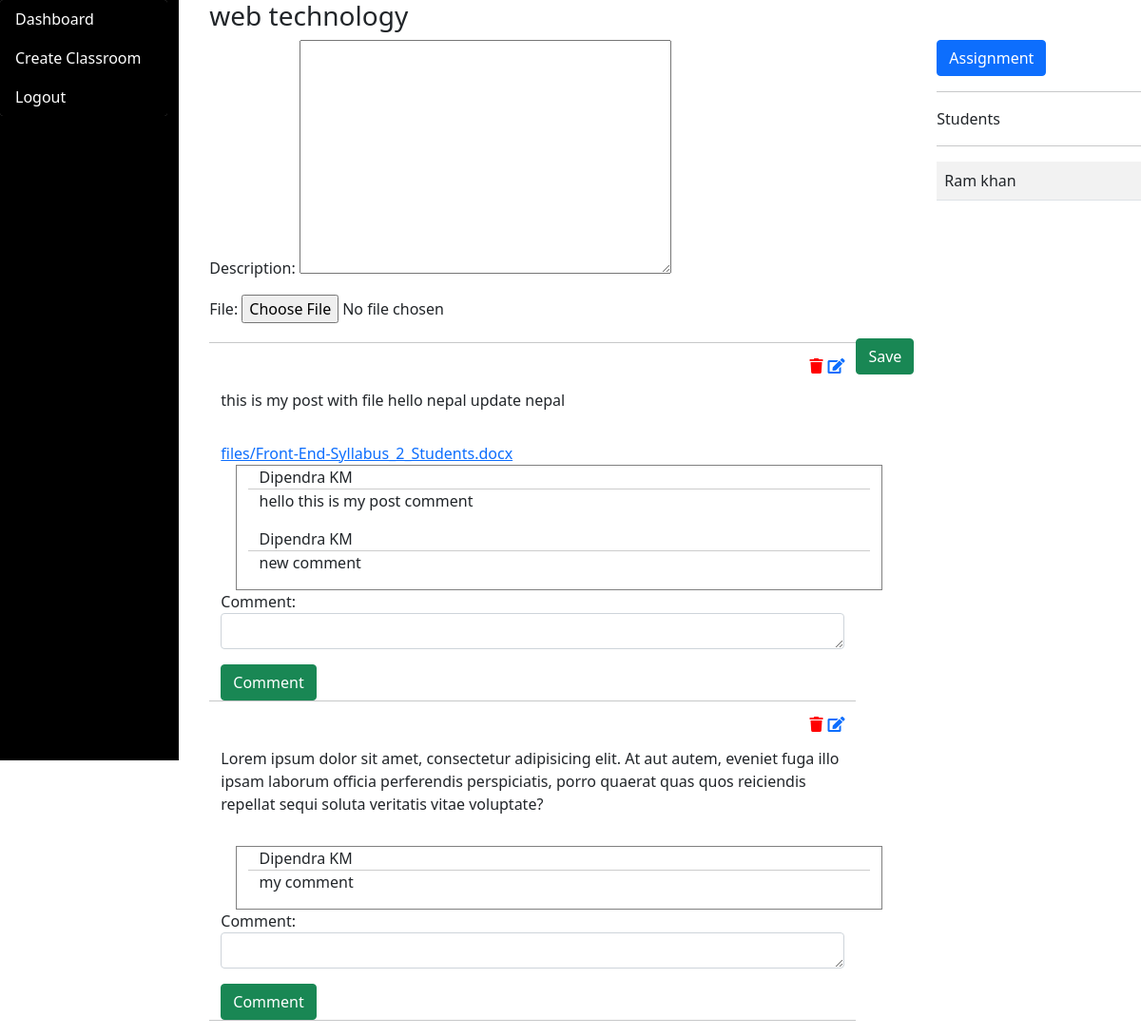
/classroom/courseDetails/5/ (signed in), run on an earlier commit of the app's database.
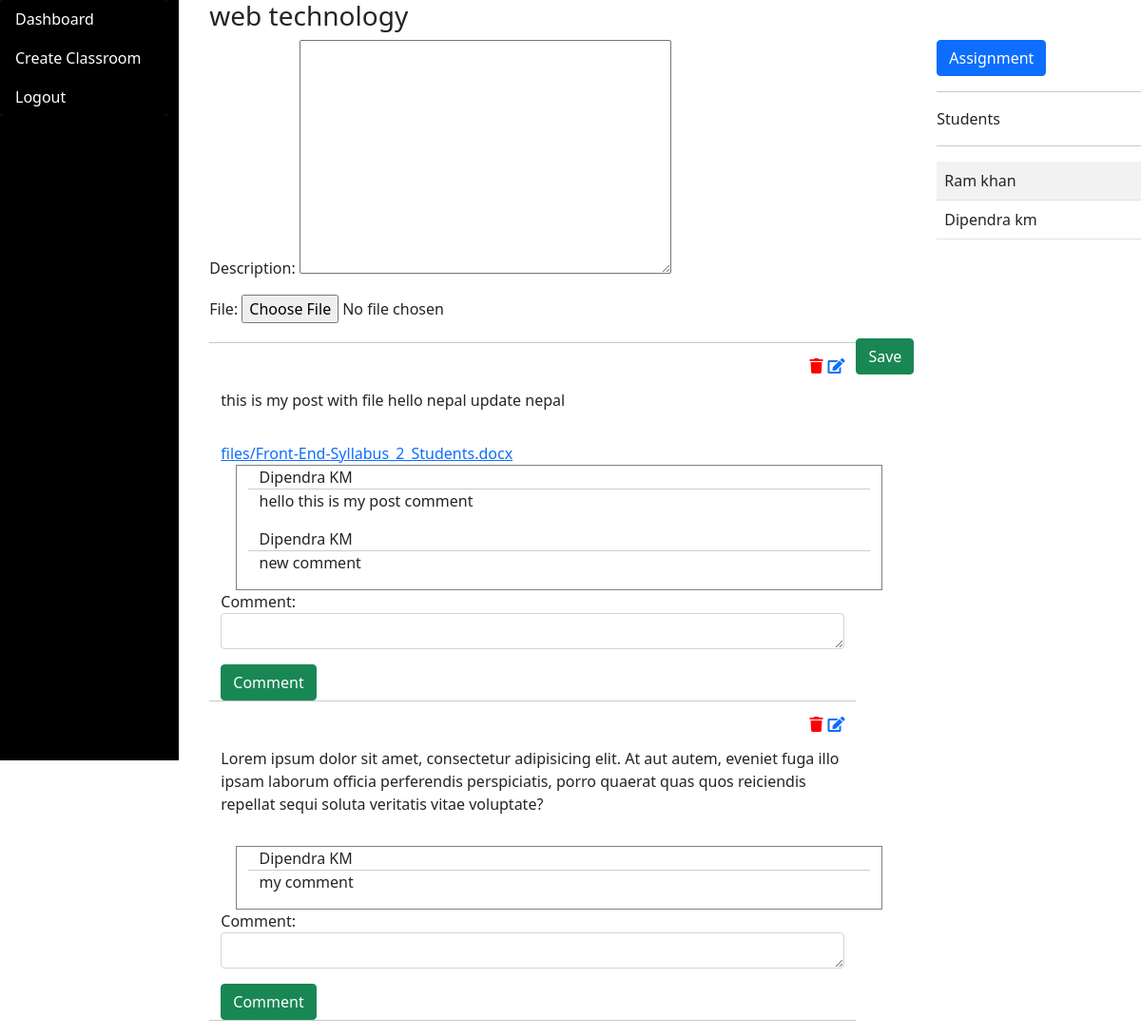
And on a later commit of the database.
### assignment/models.py (models this page shows, shortened)
class Post(models.Model):
    description = models.TextField()
    file = models.FileField(upload_to='files/',blank=True,null=True)
    classroom = models.ForeignKey(ClassRoom,on_delete=models.CASCADE)
    user = models.ForeignKey(User,on_delete=models.CASCADE)

class Comment(models.Model):
    comment = models.TextField()
    post = models.ForeignKey(Post,on_delete=models.CASCADE)
    user = models.ForeignKey(User,on_delete=models.CASCADE)

### myUser/models.py (models this page shows, shortened)
class User(AbstractBaseUser):
    email = models.EmailField(unique=True,verbose_name="Email")
    fullName = models.CharField(max_length=100)
    contactNo = models.CharField(blank=True,null=True,max_length=20)
    isTeacher = models.BooleanField(default=False)
    isStudent = models.BooleanField(default=False)
    address = models.CharField(max_length=100)
    is_active = models.BooleanField(default=True)
    is_admin = models.BooleanField(default=False)
    objects = UserManager()
    USERNAME_FIELD = 'email'
    REQUIRED_FIELDS = ['fullName','address']
    def __str__(self):
        return self.fullName

### classroom/models.py (models this page shows)
class Enroll(models.Model):
    user = models.ForeignKey(User,on_delete=models.CASCADE)
    classroom = models.ForeignKey(ClassRoom,related_name='classroom',on_delete=models.CASCADE)
    status = models.BooleanField(default=False)
    class Meta:
        unique_together = ('user','classroom')

### classroom/views.py (the view, shortened to what this page needs)
# urls.py: path('courseDetails/<int:id>/',views.courseDetails,name='courseDetails'),
@login_required(login_url='sigin')
def courseDetails(request,id):
    if request.user.isTeacher:
        form = PostCreateForm(request.POST or None,request.FILES or None)
        posts = Post.objects.filter(classroom_id=id)
        commentForm = CommentForm()
        comment = Comment.objects.all()
        context = {}
        context.update({'posts':posts})
        context.update({'form':form})
        context.update({'commentform':commentForm})
        context.update({'comments':comment})
        try:
            classroom = ClassRoom.objects.get(id=id)
            enrollStudent = Enroll.objects.filter(classroom=classroom)
            context.update({
                'classroom':classroom,
                'students':enrollStudent,
            })
        except Exception as e:
            messages.add_message(request,messages.ERROR,str(e))
        return render(request,'teacher/courseDetails.html',context)
    else:
        return redirect('studentDashboard')

### assignment/forms.py
class PostCreateForm(forms.ModelForm):
    description = forms.CharField(widget=forms.Textarea(attrs={'id':'postdescription'}),required=False)
    class Meta:
        model = Post
        fields = ['description','file']

class CommentForm(forms.ModelForm):
    comment = forms.CharField(widget=forms.Textarea(attrs={'class':'form-control','rows':'1','cols':'5'}), required=False)
    class Meta:
        model = Comment
        fields = ['comment',]

### templates/teacher/courseDetails.html (shortened to what this page needs)
{% extends  'master/home.html' %}
{% load static %}
{% block 'body' %}
<div class="row">
    {% include 'component/teachersidenav.html' %}
    <div class="col-10 right-side">
        <h3>{{classroom.subject}} </h3>
        <div class="row">
            <div class="col-9">
                <form action="{% url 'courseDetails' classroom.id %}" method="post" enctype="multipart/form-data">
                    {{form.as_p}}
                    <button type="submit" class="btn btn-success" style="float:right;">Save</button>
                </form>
                <div class="row" style="margin-top:20px;">
                <hr/>
                {% for p in posts %}
                    <span><a href="{% url 'blogEdit' p.id %}"><i class="fas fa-edit" style="float:right;margin-left:5px;"></i></a>
                    <a href="#" onclick="deletePost('{% url 'deleteBlog' p.id %}')" class="deletePost"><i class="fas fa-trash" style="float:right;color:red;"></i></a> </span>
                    {% autoescape off%}
                    <p>{{p.description}}</p>
                    {% endautoescape %}
                    {% if p.file %}
                       <span><a href="{{MEDIA_URL}}{{p.file.url}}">{{p.file}}</a></span>
                     {% endif %}
                      <div class="row comment">
                          {% for c in comments %}
                             {% if c.post_id == p.id %}
                               <span>{{c.user}}</span>
                                <p>{{c.comment}}</p>
                             {% endif %}
                          {% endfor %}
                      </div>
                     <form method="post" action="{% url 'postComment' p.id %}">
                         {{commentform.as_p}}
                         <button type="submit" class="btn btn-success">Comment</button>
                     </form>
                    <hr/>
                {% endfor %}
                </div>
            </div>
            <div class="col-3">
                <a href="{% url 'assignment' classroom.id %}" class="btn btn-primary">Assignment</a>
                <hr/>
                Students
                <hr>
                <table class="table table-striped">
                    {% for s in students %}
                      <tr>
                          <td>{{s.user.fullName}}</td>
                          <td>{% if s.status is not True %}<a class="btn btn-sm btn-primary" href="{% url 'accept' s.id %}">Accept</a> {% endif %}</td>
                      </tr>
                    {% endfor %}
                </table>
            </div>
        </div>
    </div>
</div>
{% endblock %}

What changed in the data, as far as the page shows it:
added Enroll: user.fullName "Dipendra km"
